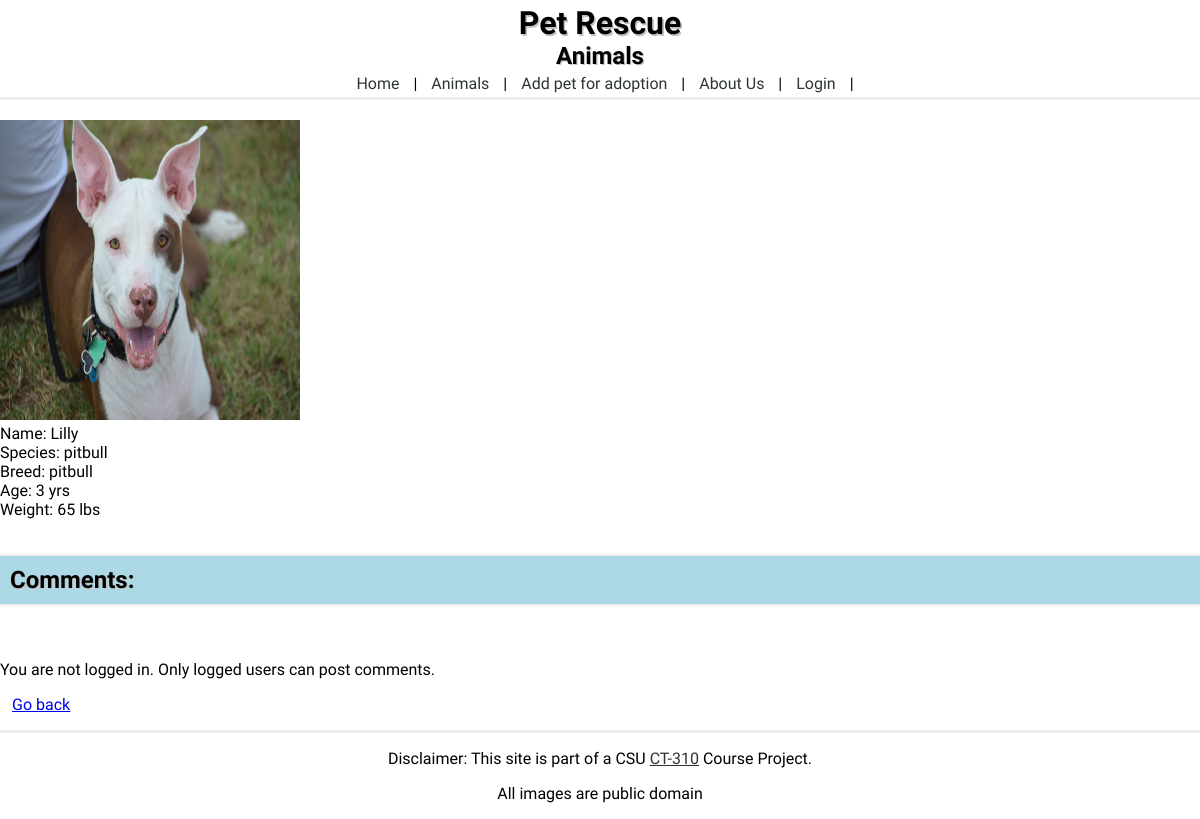
Page /animal_view.php?id=1 on the committed database.
### tables this page shows
CREATE TABLE animals(
       id INTEGER PRIMARY KEY ASC,
       pet_image_path varchar(20),
       pet_name varchar(15),
       pet_species varchar(8),
       pet_breed varchar(10),
       pet_age int(3),
       pet_description varchar(145),
       pet_weight int(3)
, pet_comments varchar(1000));

### animal_view.php (the view, shortened to what this page needs)
<!DOCTYPE html>
<html>
  <head>
    <?php
      include 'header.php';
	  $db = new database();
    ?>
  </head>
  <body>
    <div class="pageContents">
      <?php
      include "navbar.php";
      ?>
      <?php
	  $query = "SELECT * FROM animals WHERE id=".$_GET['id'].";";
		$result = $db->query($query);
		foreach($result as $row)
		{?>
			<p>
			<img class="animalPhoto" src="<?php echo $row['pet_image_path'];?>" width="300px" height="300px" /><br>
			Name: <?php echo $row['pet_name'];?><br>
			Species: <?php echo $row['pet_species'];?><br>
			Breed: <?php echo $row['pet_breed'];?><br>
			Age: <?php echo $row['pet_age'];?> yrs<br>
			Weight: <?php echo $row['pet_weight'];?> lbs<br>
			<br>
			<div class="about_us_header"><h2 class="abtUsText">Comments:</h2></div>
			<br><?php echo $row['pet_comments'];?><br>
			</p>
		<?php }
      ?>
      <?php
        $valid_login = isset($_SESSION['USERNAME']);
        if( $valid_login ):
      ?>
        <form method="post" action="animal_view.php">
          <textarea name="comment_content"></textarea>
          <input type="hidden" name="COMMENT_SUBMIT">
          <input type="hidden" name="origin_get_id" value=<?php echo "\"".$_GET['id']."\"" ?> >
          <input type="submit" value="Post">
        </form>
		<p>You are logged in as <?php echo $_SESSION['USERNAME'] ?></p>
      <?php else: ?>
        <p> You are not logged in. Only logged users can post comments. </p>
		<?php endif;
      ?>
    </div>
	<p id="go_back"><a href="animal_listings.php">Go back</a></p>
    <?php include 'footer.php'; ?>
  </body>
</html>

### style.css (style rules this page uses)
body { -webkit-text-size-adjust: 100%; background-size: cover; font-family: 'Open Sans Condensed', sans-serif; margin: 0px; }
header h1, h2, h3, h4 { margin: 0px; text-shadow: 0.05em 0.05em #C4C4C4; }
.about_us_header { border-top: 2px solid #EDEDED; border-bottom: 2px solid #EDEDED; background-color: #ADD8E6; padding: 10px; }
#go_back { margin-left: 12px; text-decoration: underline; }

### rows in the picture
animals: pet_image_path (picture), pet_name "Lilly", pet_species "pitbull", pet_breed "pitbull", pet_age "3", pet_weight "65"

### other values in the picture
$heading "Animals"
